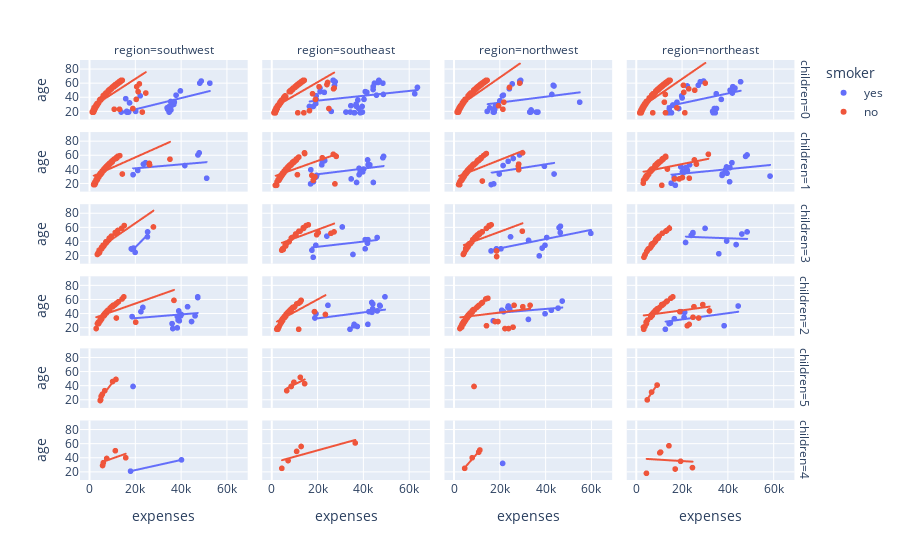

Notebook code cell kept with this figure:
### Code cell
px.scatter(data,x="expenses",y="age",facet_row="children",facet_col="region",color="smoker",trendline="ols")
